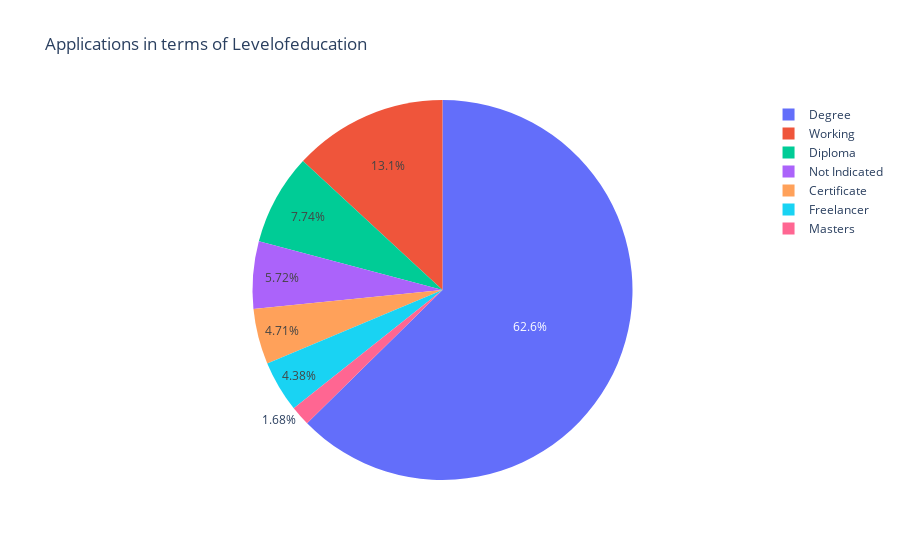

Source (notebook cell):
### Code cell
df_education = df.groupby(['Levelofeducation'])['Levelofeducation'].count().reset_index(name='count')

import plotly.express as px

plt.rcParams["figure.figsize"] = [7.50, 3.50]
plt.rcParams["figure.autolayout"] = True

fig = px.pie(df_education, values='count', names='Levelofeducation', title='Applications in terms of Levelofeducation')
fig.show()

### Figure 1 — Plotly figure (JSON) as saved in the notebook; plotly's stock layout.template omitted (floating-point values rounded to 4 significant figures)
{"data": [{"domain": {"x": [0, 1], "y": [0, 1]}, "hovertemplate": "Levelofeducation=%{label}<br>count=%{value}<extra></extra>", "labels": ["Certificate", "Degree", "Diploma", "Freelancer", "Masters", "Not Indicated", "Working"], "legendgroup": "", "name": "", "showlegend": true, "type": "pie", "values": [14, 186, 23, 13, 5, 17, 39]}], "layout": {"legend": {"tracegroupgap": 0}, "title": {"text": "Applications in terms of Levelofeducation"}}}
